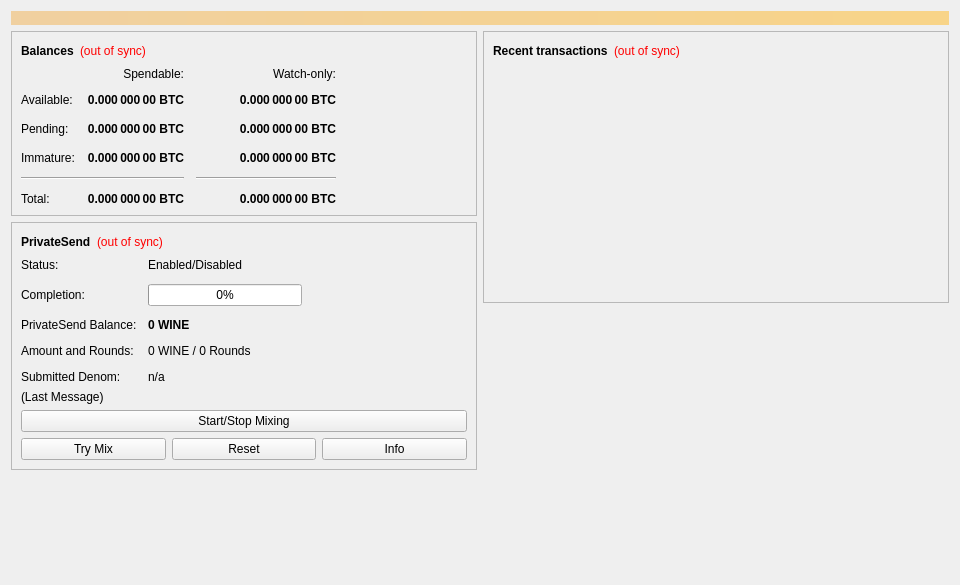
<?xml version="1.0" encoding="UTF-8"?>
<ui version="4.0">
 <class>OverviewPage</class>
 <widget class="QWidget" name="OverviewPage">
  <property name="geometry">
   <rect>
    <x>0</x>
    <y>0</y>
    <width>960</width>
    <height>585</height>
   </rect>
  </property>
  <property name="minimumSize">
   <size>
    <width>960</width>
    <height>0</height>
   </size>
  </property>
  <property name="windowTitle">
   <string>Form</string>
  </property>
  <layout class="QVBoxLayout" name="topLayout">
   <item>
    <widget class="QLabel" name="labelAlerts">
     <property name="visible">
      <bool>false</bool>
     </property>
     <property name="styleSheet">
      <string notr="true">QLabel { background-color: qlineargradient(x1: 0, y1: 0, x2: 1, y2: 0, stop:0 #F0D0A0, stop:1 #F8D488); color:#000000; }</string>
     </property>
     <property name="wordWrap">
      <bool>true</bool>
     </property>
     <property name="margin">
      <number>3</number>
     </property>
     <property name="textInteractionFlags">
      <set>Qt::TextSelectableByMouse</set>
     </property>
    </widget>
   </item>
   <item>
    <layout class="QHBoxLayout" name="horizontalLayout" stretch="1,1">
     <item>
      <layout class="QVBoxLayout" name="verticalLayout_2">
       <item>
        <widget class="QFrame" name="frame">
         <property name="frameShape">
          <enum>QFrame::StyledPanel</enum>
         </property>
         <property name="frameShadow">
          <enum>QFrame::Raised</enum>
         </property>
         <layout class="QVBoxLayout" name="verticalLayout_4">
          <item>
           <layout class="QHBoxLayout" name="horizontalLayout_4">
            <item>
             <widget class="QLabel" name="label_5">
              <property name="font">
               <font>
                <weight>75</weight>
                <bold>true</bold>
               </font>
              </property>
              <property name="text">
               <string>Balances</string>
              </property>
             </widget>
            </item>
            <item>
             <widget class="QLabel" name="labelWalletStatus">
              <property name="toolTip">
               <string>The displayed information may be out of date. Your wallet automatically synchronizes with the Wine network after a connection is established, but this process has not completed yet.</string>
              </property>
              <property name="styleSheet">
               <string notr="true">QLabel { color: red; }</string>
              </property>
              <property name="text">
               <string notr="true">(out of sync)</string>
              </property>
              <property name="alignment">
               <set>Qt::AlignLeading|Qt::AlignLeft|Qt::AlignVCenter</set>
              </property>
             </widget>
            </item>
            <item>
             <spacer name="horizontalSpacer_3">
              <property name="orientation">
               <enum>Qt::Horizontal</enum>
              </property>
              <property name="sizeHint" stdset="0">
               <size>
                <width>40</width>
                <height>20</height>
               </size>
              </property>
             </spacer>
            </item>
           </layout>
          </item>
          <item>
           <layout class="QGridLayout" name="gridLayout">
            <property name="spacing">
             <number>12</number>
            </property>
            <item row="2" column="2">
             <widget class="QLabel" name="labelWatchPending">
              <property name="font">
               <font>
                <weight>75</weight>
                <bold>true</bold>
               </font>
              </property>
              <property name="cursor">
               <cursorShape>IBeamCursor</cursorShape>
              </property>
              <property name="toolTip">
               <string>Unconfirmed transactions to watch-only addresses</string>
              </property>
              <property name="text">
               <string notr="true">0.000 000 00 BTC</string>
              </property>
              <property name="alignment">
               <set>Qt::AlignRight|Qt::AlignTrailing|Qt::AlignVCenter</set>
              </property>
              <property name="textInteractionFlags">
               <set>Qt::LinksAccessibleByMouse|Qt::TextSelectableByKeyboard|Qt::TextSelectableByMouse</set>
              </property>
             </widget>
            </item>
            <item row="2" column="1">
             <widget class="QLabel" name="labelUnconfirmed">
              <property name="font">
               <font>
                <weight>75</weight>
                <bold>true</bold>
               </font>
              </property>
              <property name="cursor">
               <cursorShape>IBeamCursor</cursorShape>
              </property>
              <property name="toolTip">
               <string>Total of transactions that have yet to be confirmed, and do not yet count toward the spendable balance</string>
              </property>
              <property name="text">
               <string notr="true">0.000 000 00 BTC</string>
              </property>
              <property name="alignment">
               <set>Qt::AlignRight|Qt::AlignTrailing|Qt::AlignVCenter</set>
              </property>
              <property name="textInteractionFlags">
               <set>Qt::LinksAccessibleByMouse|Qt::TextSelectableByKeyboard|Qt::TextSelectableByMouse</set>
              </property>
             </widget>
            </item>
            <item row="3" column="2">
             <widget class="QLabel" name="labelWatchImmature">
              <property name="font">
               <font>
                <weight>75</weight>
                <bold>true</bold>
               </font>
              </property>
              <property name="cursor">
               <cursorShape>IBeamCursor</cursorShape>
              </property>
              <property name="toolTip">
               <string>Mined balance in watch-only addresses that has not yet matured</string>
              </property>
              <property name="text">
               <string notr="true">0.000 000 00 BTC</string>
              </property>
              <property name="alignment">
               <set>Qt::AlignRight|Qt::AlignTrailing|Qt::AlignVCenter</set>
              </property>
              <property name="textInteractionFlags">
               <set>Qt::LinksAccessibleByMouse|Qt::TextSelectableByKeyboard|Qt::TextSelectableByMouse</set>
              </property>
             </widget>
            </item>
            <item row="4" column="0" colspan="2">
             <widget class="Line" name="lineSpendableBalance">
              <property name="orientation">
               <enum>Qt::Horizontal</enum>
              </property>
             </widget>
            </item>
            <item row="4" column="2">
             <widget class="Line" name="lineWatchBalance">
              <property name="sizePolicy">
               <sizepolicy hsizetype="Preferred" vsizetype="Fixed">
                <horstretch>0</horstretch>
                <verstretch>0</verstretch>
               </sizepolicy>
              </property>
              <property name="minimumSize">
               <size>
                <width>140</width>
                <height>0</height>
               </size>
              </property>
              <property name="orientation">
               <enum>Qt::Horizontal</enum>
              </property>
             </widget>
            </item>
            <item row="5" column="0">
             <widget class="QLabel" name="labelTotalText">
              <property name="text">
               <string>Total:</string>
              </property>
             </widget>
            </item>
            <item row="3" column="1">
             <widget class="QLabel" name="labelImmature">
              <property name="font">
               <font>
                <weight>75</weight>
                <bold>true</bold>
               </font>
              </property>
              <property name="cursor">
               <cursorShape>IBeamCursor</cursorShape>
              </property>
              <property name="toolTip">
               <string>Mined balance that has not yet matured</string>
              </property>
              <property name="text">
               <string notr="true">0.000 000 00 BTC</string>
              </property>
              <property name="alignment">
               <set>Qt::AlignRight|Qt::AlignTrailing|Qt::AlignVCenter</set>
              </property>
              <property name="textInteractionFlags">
               <set>Qt::LinksAccessibleByMouse|Qt::TextSelectableByKeyboard|Qt::TextSelectableByMouse</set>
              </property>
             </widget>
            </item>
            <item row="2" column="3">
             <spacer name="horizontalSpacer_2">
              <property name="orientation">
               <enum>Qt::Horizontal</enum>
              </property>
              <property name="sizeHint" stdset="0">
               <size>
                <width>40</width>
                <height>20</height>
               </size>
              </property>
             </spacer>
            </item>
            <item row="3" column="0">
             <widget class="QLabel" name="labelImmatureText">
              <property name="text">
               <string>Immature:</string>
              </property>
             </widget>
            </item>
            <item row="5" column="1">
             <widget class="QLabel" name="labelTotal">
              <property name="font">
               <font>
                <weight>75</weight>
                <bold>true</bold>
               </font>
              </property>
              <property name="cursor">
               <cursorShape>IBeamCursor</cursorShape>
              </property>
              <property name="toolTip">
               <string>Your current total balance</string>
              </property>
              <property name="text">
               <string notr="true">0.000 000 00 BTC</string>
              </property>
              <property name="alignment">
               <set>Qt::AlignRight|Qt::AlignTrailing|Qt::AlignVCenter</set>
              </property>
              <property name="textInteractionFlags">
               <set>Qt::LinksAccessibleByMouse|Qt::TextSelectableByKeyboard|Qt::TextSelectableByMouse</set>
              </property>
             </widget>
            </item>
            <item row="5" column="2">
             <widget class="QLabel" name="labelWatchTotal">
              <property name="font">
               <font>
                <weight>75</weight>
                <bold>true</bold>
               </font>
              </property>
              <property name="cursor">
               <cursorShape>IBeamCursor</cursorShape>
              </property>
              <property name="toolTip">
               <string>Current total balance in watch-only addresses</string>
              </property>
              <property name="text">
               <string notr="true">0.000 000 00 BTC</string>
              </property>
              <property name="alignment">
               <set>Qt::AlignRight|Qt::AlignTrailing|Qt::AlignVCenter</set>
              </property>
              <property name="textInteractionFlags">
               <set>Qt::LinksAccessibleByMouse|Qt::TextSelectableByKeyboard|Qt::TextSelectableByMouse</set>
              </property>
             </widget>
            </item>
            <item row="0" column="2">
             <widget class="QLabel" name="labelWatchonly">
              <property name="text">
               <string>Watch-only:</string>
              </property>
              <property name="alignment">
               <set>Qt::AlignRight|Qt::AlignTrailing|Qt::AlignVCenter</set>
              </property>
             </widget>
            </item>
            <item row="1" column="0">
             <widget class="QLabel" name="labelBalanceText">
              <property name="text">
               <string>Available:</string>
              </property>
             </widget>
            </item>
            <item row="1" column="1">
             <widget class="QLabel" name="labelBalance">
              <property name="font">
               <font>
                <weight>75</weight>
                <bold>true</bold>
               </font>
              </property>
              <property name="cursor">
               <cursorShape>IBeamCursor</cursorShape>
              </property>
              <property name="toolTip">
               <string>Your current spendable balance</string>
              </property>
              <property name="text">
               <string notr="true">0.000 000 00 BTC</string>
              </property>
              <property name="alignment">
               <set>Qt::AlignRight|Qt::AlignTrailing|Qt::AlignVCenter</set>
              </property>
              <property name="textInteractionFlags">
               <set>Qt::LinksAccessibleByMouse|Qt::TextSelectableByKeyboard|Qt::TextSelectableByMouse</set>
              </property>
             </widget>
            </item>
            <item row="1" column="2">
             <widget class="QLabel" name="labelWatchAvailable">
              <property name="font">
               <font>
                <weight>75</weight>
                <bold>true</bold>
               </font>
              </property>
              <property name="cursor">
               <cursorShape>IBeamCursor</cursorShape>
              </property>
              <property name="toolTip">
               <string>Your current balance in watch-only addresses</string>
              </property>
              <property name="text">
               <string notr="true">0.000 000 00 BTC</string>
              </property>
              <property name="alignment">
               <set>Qt::AlignRight|Qt::AlignTrailing|Qt::AlignVCenter</set>
              </property>
              <property name="textInteractionFlags">
               <set>Qt::LinksAccessibleByMouse|Qt::TextSelectableByKeyboard|Qt::TextSelectableByMouse</set>
              </property>
             </widget>
            </item>
            <item row="2" column="0">
             <widget class="QLabel" name="labelPendingText">
              <property name="text">
               <string>Pending:</string>
              </property>
             </widget>
            </item>
            <item row="0" column="1">
             <widget class="QLabel" name="labelSpendable">
              <property name="text">
               <string>Spendable:</string>
              </property>
              <property name="alignment">
               <set>Qt::AlignRight|Qt::AlignTrailing|Qt::AlignVCenter</set>
              </property>
             </widget>
            </item>
           </layout>
          </item>
         </layout>
        </widget>
       </item>
       <item>
        <widget class="QFrame" name="framePrivateSend">
         <property name="layoutDirection">
          <enum>Qt::LeftToRight</enum>
         </property>
         <property name="frameShape">
          <enum>QFrame::StyledPanel</enum>
         </property>
         <property name="frameShadow">
          <enum>QFrame::Raised</enum>
         </property>
         <layout class="QVBoxLayout" name="VerticalLayout_PS1">
          <item>
           <layout class="QHBoxLayout" name="horizontalLayout_5">
            <item>
             <widget class="QLabel" name="labelPrivateSendHeader">
              <property name="font">
               <font>
                <weight>75</weight>
                <bold>true</bold>
               </font>
              </property>
              <property name="text">
               <string>PrivateSend</string>
              </property>
             </widget>
            </item>
            <item>
             <widget class="QLabel" name="labelPrivateSendSyncStatus">
              <property name="toolTip">
               <string>The displayed information may be out of date. Your wallet automatically synchronizes with the Wine network after a connection is established, but this process has not completed yet.</string>
              </property>
              <property name="styleSheet">
               <string notr="true">QLabel { color: red; }</string>
              </property>
              <property name="text">
               <string notr="true">(out of sync)</string>
              </property>
              <property name="alignment">
               <set>Qt::AlignLeading|Qt::AlignLeft|Qt::AlignVCenter</set>
              </property>
             </widget>
            </item>
            <item>
             <spacer name="horizontalSpacer_4">
              <property name="orientation">
               <enum>Qt::Horizontal</enum>
              </property>
              <property name="sizeHint" stdset="0">
               <size>
                <width>40</width>
                <height>20</height>
               </size>
              </property>
             </spacer>
            </item>
           </layout>
          </item>
          <item>
           <layout class="QFormLayout" name="privateSendFormLayout">
            <property name="fieldGrowthPolicy">
             <enum>QFormLayout::AllNonFixedFieldsGrow</enum>
            </property>
            <property name="horizontalSpacing">
             <number>11</number>
            </property>
            <property name="verticalSpacing">
             <number>12</number>
            </property>
            <item row="0" column="0">
             <widget class="QLabel" name="labelPrivateSendEnabledText">
              <property name="text">
               <string>Status:</string>
              </property>
             </widget>
            </item>
            <item row="0" column="1">
             <widget class="QLabel" name="labelPrivateSendEnabled">
              <property name="text">
               <string>Enabled/Disabled</string>
              </property>
             </widget>
            </item>
            <item row="1" column="0">
             <widget class="QLabel" name="labelCompletitionText">
              <property name="text">
               <string>Completion:</string>
              </property>
             </widget>
            </item>
            <item row="1" column="1">
             <widget class="QProgressBar" name="privateSendProgress">
              <property name="maximumSize">
               <size>
                <width>154</width>
                <height>16777215</height>
               </size>
              </property>
              <property name="value">
               <number>0</number>
              </property>
             </widget>
            </item>
            <item row="2" column="0">
             <widget class="QLabel" name="labelAnonymizedText">
              <property name="text">
               <string>PrivateSend Balance:</string>
              </property>
             </widget>
            </item>
            <item row="2" column="1">
             <widget class="QLabel" name="labelAnonymized">
              <property name="font">
               <font>
                <weight>75</weight>
                <bold>true</bold>
               </font>
              </property>
              <property name="text">
               <string notr="true">0 WINE</string>
              </property>
             </widget>
            </item>
            <item row="3" column="0">
             <widget class="QLabel" name="labelAmountAndRoundsText">
              <property name="text">
               <string>Amount and Rounds:</string>
              </property>
             </widget>
            </item>
            <item row="3" column="1">
             <widget class="QLabel" name="labelAmountRounds">
              <property name="text">
               <string>0 WINE / 0 Rounds</string>
              </property>
             </widget>
            </item>
            <item row="4" column="0">
             <widget class="QLabel" name="labelSubmittedDenomText">
              <property name="text">
               <string>Submitted Denom:</string>
              </property>
             </widget>
            </item>
            <item row="4" column="1">
             <widget class="QLabel" name="labelSubmittedDenom">
              <property name="toolTip">
               <string>The denominations you submitted to the Masternode.&lt;br&gt;To mix, other users must submit the exact same denominations.</string>
              </property>
              <property name="text">
               <string>n/a</string>
              </property>
             </widget>
            </item>
           </layout>
          </item>
          <item>
           <layout class="QVBoxLayout" name="VerticalLayout_PS">
            <item>
             <widget class="QLabel" name="labelPrivateSendLastMessage">
              <property name="text">
               <string>(Last Message)</string>
              </property>
              <property name="alignment">
               <set>Qt::AlignLeading|Qt::AlignLeft|Qt::AlignTop</set>
              </property>
              <property name="wordWrap">
               <bool>true</bool>
              </property>
             </widget>
            </item>
            <item>
             <widget class="QPushButton" name="togglePrivateSend">
              <property name="sizePolicy">
               <sizepolicy hsizetype="MinimumExpanding" vsizetype="Fixed">
                <horstretch>0</horstretch>
                <verstretch>0</verstretch>
               </sizepolicy>
              </property>
              <property name="text">
               <string>Start/Stop Mixing</string>
              </property>
             </widget>
            </item>
            <item>
             <layout class="QHBoxLayout" name="horizontalLayout_debugbuttons">
              <item>
               <widget class="QPushButton" name="privateSendAuto">
                <property name="sizePolicy">
                 <sizepolicy hsizetype="MinimumExpanding" vsizetype="Fixed">
                  <horstretch>0</horstretch>
                  <verstretch>0</verstretch>
                 </sizepolicy>
                </property>
                <property name="toolTip">
                 <string>Try to manually submit a PrivateSend request.</string>
                </property>
                <property name="text">
                 <string>Try Mix</string>
                </property>
               </widget>
              </item>
              <item>
               <widget class="QPushButton" name="privateSendReset">
                <property name="sizePolicy">
                 <sizepolicy hsizetype="MinimumExpanding" vsizetype="Fixed">
                  <horstretch>0</horstretch>
                  <verstretch>0</verstretch>
                 </sizepolicy>
                </property>
                <property name="toolTip">
                 <string>Reset the current status of PrivateSend (can interrupt PrivateSend if it's in the process of Mixing, which can cost you money!)</string>
                </property>
                <property name="autoFillBackground">
                 <bool>false</bool>
                </property>
                <property name="text">
                 <string>Reset</string>
                </property>
               </widget>
              </item>
              <item>
               <widget class="QPushButton" name="privateSendInfo">
                <property name="sizePolicy">
                 <sizepolicy hsizetype="MinimumExpanding" vsizetype="Fixed">
                  <horstretch>0</horstretch>
                  <verstretch>0</verstretch>
                 </sizepolicy>
                </property>
                <property name="toolTip">
                 <string>Information about PrivateSend and Mixing</string>
                </property>
                <property name="text">
                 <string>Info</string>
                </property>
               </widget>
              </item>
             </layout>
            </item>
           </layout>
          </item>
         </layout>
        </widget>
       </item>
       <item>
        <spacer name="verticalSpacer">
         <property name="orientation">
          <enum>Qt::Vertical</enum>
         </property>
         <property name="sizeHint" stdset="0">
          <size>
           <width>20</width>
           <height>40</height>
          </size>
         </property>
        </spacer>
       </item>
      </layout>
     </item>
     <item>
      <layout class="QVBoxLayout" name="verticalLayout_3">
       <item>
        <widget class="QFrame" name="frame_2">
         <property name="frameShape">
          <enum>QFrame::StyledPanel</enum>
         </property>
         <property name="frameShadow">
          <enum>QFrame::Raised</enum>
         </property>
         <layout class="QVBoxLayout" name="verticalLayout">
          <item>
           <layout class="QHBoxLayout" name="horizontalLayout_2">
            <item>
             <widget class="QLabel" name="label_4">
              <property name="font">
               <font>
                <weight>75</weight>
                <bold>true</bold>
               </font>
              </property>
              <property name="text">
               <string>Recent transactions</string>
              </property>
             </widget>
            </item>
            <item>
             <widget class="QLabel" name="labelTransactionsStatus">
              <property name="toolTip">
               <string>The displayed information may be out of date. Your wallet automatically synchronizes with the Wine network after a connection is established, but this process has not completed yet.</string>
              </property>
              <property name="styleSheet">
               <string notr="true">QLabel { color: red; }</string>
              </property>
              <property name="text">
               <string notr="true">(out of sync)</string>
              </property>
              <property name="alignment">
               <set>Qt::AlignLeading|Qt::AlignLeft|Qt::AlignVCenter</set>
              </property>
             </widget>
            </item>
            <item>
             <spacer name="horizontalSpacer">
              <property name="orientation">
               <enum>Qt::Horizontal</enum>
              </property>
              <property name="sizeHint" stdset="0">
               <size>
                <width>40</width>
                <height>20</height>
               </size>
              </property>
             </spacer>
            </item>
           </layout>
          </item>
          <item>
           <widget class="QListView" name="listTransactions">
            <property name="styleSheet">
             <string notr="true">QListView { background: transparent; }</string>
            </property>
            <property name="frameShape">
             <enum>QFrame::NoFrame</enum>
            </property>
            <property name="verticalScrollBarPolicy">
             <enum>Qt::ScrollBarAlwaysOff</enum>
            </property>
            <property name="horizontalScrollBarPolicy">
             <enum>Qt::ScrollBarAlwaysOff</enum>
            </property>
            <property name="selectionMode">
             <enum>QAbstractItemView::NoSelection</enum>
            </property>
           </widget>
          </item>
         </layout>
        </widget>
       </item>
       <item>
        <spacer name="verticalSpacer_2">
         <property name="orientation">
          <enum>Qt::Vertical</enum>
         </property>
         <property name="sizeHint" stdset="0">
          <size>
           <width>20</width>
           <height>40</height>
          </size>
         </property>
        </spacer>
       </item>
      </layout>
     </item>
    </layout>
   </item>
  </layout>
 </widget>
 <resources/>
 <connections/>
</ui>
